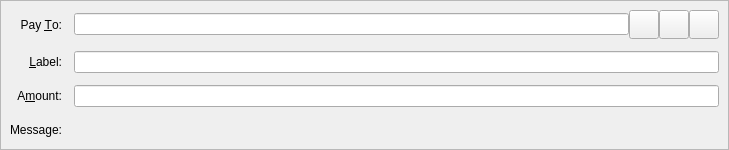
<?xml version="1.0" encoding="UTF-8"?>
<ui version="4.0">
 <class>SendCoinsEntry</class>
 <widget class="QStackedWidget" name="SendCoinsEntry">
  <property name="geometry">
   <rect>
    <x>0</x>
    <y>0</y>
    <width>729</width>
    <height>150</height>
   </rect>
  </property>
  <property name="focusPolicy">
   <enum>Qt::TabFocus</enum>
  </property>
  <property name="autoFillBackground">
   <bool>false</bool>
  </property>
  <widget class="QFrame" name="SendCoins">
   <property name="toolTip">
    <string>This is a normal payment.</string>
   </property>
   <property name="frameShape">
    <enum>QFrame::StyledPanel</enum>
   </property>
   <property name="frameShadow">
    <enum>QFrame::Sunken</enum>
   </property>
   <layout class="QGridLayout" name="gridLayout">
    <property name="spacing">
     <number>12</number>
    </property>
    <item row="0" column="0">
     <widget class="QLabel" name="payToLabel">
      <property name="text">
       <string>Pay &amp;To:</string>
      </property>
      <property name="alignment">
       <set>Qt::AlignRight|Qt::AlignTrailing|Qt::AlignVCenter</set>
      </property>
      <property name="buddy">
       <cstring>payTo</cstring>
      </property>
     </widget>
    </item>
    <item row="0" column="1">
     <layout class="QHBoxLayout" name="payToLayout">
      <property name="spacing">
       <number>0</number>
      </property>
      <item>
       <widget class="QValidatedLineEdit" name="payTo">
        <property name="toolTip">
         <string>The Prototanium address to send the payment to</string>
        </property>
       </widget>
      </item>
      <item>
       <widget class="QToolButton" name="addressBookButton">
        <property name="toolTip">
         <string>Choose previously used address</string>
        </property>
        <property name="text">
         <string/>
        </property>
        <property name="icon">
         <iconset resource="../bitcoin.qrc">
          <normaloff>:/icons/address-book</normaloff>:/icons/address-book</iconset>
        </property>
        <property name="iconSize">
         <size>
          <width>22</width>
          <height>22</height>
         </size>
        </property>
        <property name="shortcut">
         <string>Alt+A</string>
        </property>
       </widget>
      </item>
      <item>
       <widget class="QToolButton" name="pasteButton">
        <property name="toolTip">
         <string>Paste address from clipboard</string>
        </property>
        <property name="text">
         <string/>
        </property>
        <property name="icon">
         <iconset resource="../bitcoin.qrc">
          <normaloff>:/icons/editpaste</normaloff>:/icons/editpaste</iconset>
        </property>
        <property name="iconSize">
         <size>
          <width>22</width>
          <height>22</height>
         </size>
        </property>
        <property name="shortcut">
         <string>Alt+P</string>
        </property>
       </widget>
      </item>
      <item>
       <widget class="QToolButton" name="deleteButton">
        <property name="toolTip">
         <string>Remove this entry</string>
        </property>
        <property name="text">
         <string/>
        </property>
        <property name="icon">
         <iconset resource="../bitcoin.qrc">
          <normaloff>:/icons/remove</normaloff>:/icons/remove</iconset>
        </property>
        <property name="iconSize">
         <size>
          <width>22</width>
          <height>22</height>
         </size>
        </property>
       </widget>
      </item>
     </layout>
    </item>
    <item row="1" column="0">
     <widget class="QLabel" name="labellLabel">
      <property name="text">
       <string>&amp;Label:</string>
      </property>
      <property name="alignment">
       <set>Qt::AlignRight|Qt::AlignTrailing|Qt::AlignVCenter</set>
      </property>
      <property name="buddy">
       <cstring>addAsLabel</cstring>
      </property>
     </widget>
    </item>
    <item row="1" column="1">
     <widget class="QLineEdit" name="addAsLabel">
      <property name="toolTip">
       <string>Enter a label for this address to add it to the list of used addresses</string>
      </property>
     </widget>
    </item>
    <item row="2" column="0">
     <widget class="QLabel" name="amountLabel">
      <property name="text">
       <string>A&amp;mount:</string>
      </property>
      <property name="alignment">
       <set>Qt::AlignRight|Qt::AlignTrailing|Qt::AlignVCenter</set>
      </property>
      <property name="buddy">
       <cstring>payAmount</cstring>
      </property>
     </widget>
    </item>
    <item row="2" column="1">
     <widget class="BitcoinAmountField" name="payAmount"/>
    </item>
    <item row="3" column="0">
     <widget class="QLabel" name="messageLabel">
      <property name="text">
       <string>Message:</string>
      </property>
      <property name="alignment">
       <set>Qt::AlignRight|Qt::AlignTrailing|Qt::AlignVCenter</set>
      </property>
     </widget>
    </item>
    <item row="3" column="1">
     <widget class="QLabel" name="messageTextLabel">
      <property name="toolTip">
       <string>A message that was attached to the prototanium: URI which will be stored with the transaction for your reference. Note: This message will not be sent over the Prototanium network.</string>
      </property>
      <property name="textFormat">
       <enum>Qt::PlainText</enum>
      </property>
     </widget>
    </item>
   </layout>
  </widget>
  <widget class="QFrame" name="SendCoins_InsecurePaymentRequest">
   <property name="palette">
    <palette>
     <active>
      <colorrole role="WindowText">
       <brush brushstyle="SolidPattern">
        <color alpha="255">
         <red>0</red>
         <green>0</green>
         <blue>0</blue>
        </color>
       </brush>
      </colorrole>
      <colorrole role="Button">
       <brush brushstyle="SolidPattern">
        <color alpha="255">
         <red>255</red>
         <green>255</green>
         <blue>127</blue>
        </color>
       </brush>
      </colorrole>
      <colorrole role="Light">
       <brush brushstyle="SolidPattern">
        <color alpha="255">
         <red>255</red>
         <green>255</green>
         <blue>255</blue>
        </color>
       </brush>
      </colorrole>
      <colorrole role="Midlight">
       <brush brushstyle="SolidPattern">
        <color alpha="255">
         <red>255</red>
         <green>255</green>
         <blue>191</blue>
        </color>
       </brush>
      </colorrole>
      <colorrole role="Dark">
       <brush brushstyle="SolidPattern">
        <color alpha="255">
         <red>127</red>
         <green>127</green>
         <blue>63</blue>
        </color>
       </brush>
      </colorrole>
      <colorrole role="Mid">
       <brush brushstyle="SolidPattern">
        <color alpha="255">
         <red>170</red>
         <green>170</green>
         <blue>84</blue>
        </color>
       </brush>
      </colorrole>
      <colorrole role="Text">
       <brush brushstyle="SolidPattern">
        <color alpha="255">
         <red>0</red>
         <green>0</green>
         <blue>0</blue>
        </color>
       </brush>
      </colorrole>
      <colorrole role="BrightText">
       <brush brushstyle="SolidPattern">
        <color alpha="255">
         <red>255</red>
         <green>255</green>
         <blue>255</blue>
        </color>
       </brush>
      </colorrole>
      <colorrole role="ButtonText">
       <brush brushstyle="SolidPattern">
        <color alpha="255">
         <red>0</red>
         <green>0</green>
         <blue>0</blue>
        </color>
       </brush>
      </colorrole>
      <colorrole role="Base">
       <brush brushstyle="SolidPattern">
        <color alpha="255">
         <red>255</red>
         <green>255</green>
         <blue>255</blue>
        </color>
       </brush>
      </colorrole>
      <colorrole role="Window">
       <brush brushstyle="SolidPattern">
        <color alpha="255">
         <red>255</red>
         <green>255</green>
         <blue>127</blue>
        </color>
       </brush>
      </colorrole>
      <colorrole role="Shadow">
       <brush brushstyle="SolidPattern">
        <color alpha="255">
         <red>0</red>
         <green>0</green>
         <blue>0</blue>
        </color>
       </brush>
      </colorrole>
      <colorrole role="AlternateBase">
       <brush brushstyle="SolidPattern">
        <color alpha="255">
         <red>255</red>
         <green>255</green>
         <blue>191</blue>
        </color>
       </brush>
      </colorrole>
      <colorrole role="ToolTipBase">
       <brush brushstyle="SolidPattern">
        <color alpha="255">
         <red>255</red>
         <green>255</green>
         <blue>220</blue>
        </color>
       </brush>
      </colorrole>
      <colorrole role="ToolTipText">
       <brush brushstyle="SolidPattern">
        <color alpha="255">
         <red>0</red>
         <green>0</green>
         <blue>0</blue>
        </color>
       </brush>
      </colorrole>
     </active>
     <inactive>
      <colorrole role="WindowText">
       <brush brushstyle="SolidPattern">
        <color alpha="255">
         <red>0</red>
         <green>0</green>
         <blue>0</blue>
        </color>
       </brush>
      </colorrole>
      <colorrole role="Button">
       <brush brushstyle="SolidPattern">
        <color alpha="255">
         <red>255</red>
         <green>255</green>
         <blue>127</blue>
        </color>
       </brush>
      </colorrole>
      <colorrole role="Light">
       <brush brushstyle="SolidPattern">
        <color alpha="255">
         <red>255</red>
         <green>255</green>
         <blue>255</blue>
        </color>
       </brush>
      </colorrole>
      <colorrole role="Midlight">
       <brush brushstyle="SolidPattern">
        <color alpha="255">
         <red>255</red>
         <green>255</green>
         <blue>191</blue>
        </color>
       </brush>
      </colorrole>
      <colorrole role="Dark">
       <brush brushstyle="SolidPattern">
        <color alpha="255">
         <red>127</red>
         <green>127</green>
         <blue>63</blue>
        </color>
       </brush>
      </colorrole>
      <colorrole role="Mid">
       <brush brushstyle="SolidPattern">
        <color alpha="255">
         <red>170</red>
         <green>170</green>
         <blue>84</blue>
        </color>
       </brush>
      </colorrole>
      <colorrole role="Text">
       <brush brushstyle="SolidPattern">
        <color alpha="255">
         <red>0</red>
         <green>0</green>
         <blue>0</blue>
        </color>
       </brush>
      </colorrole>
      <colorrole role="BrightText">
       <brush brushstyle="SolidPattern">
        <color alpha="255">
         <red>255</red>
         <green>255</green>
         <blue>255</blue>
        </color>
       </brush>
      </colorrole>
      <colorrole role="ButtonText">
       <brush brushstyle="SolidPattern">
        <color alpha="255">
         <red>0</red>
         <green>0</green>
         <blue>0</blue>
        </color>
       </brush>
      </colorrole>
      <colorrole role="Base">
       <brush brushstyle="SolidPattern">
        <color alpha="255">
         <red>255</red>
         <green>255</green>
         <blue>255</blue>
        </color>
       </brush>
      </colorrole>
      <colorrole role="Window">
       <brush brushstyle="SolidPattern">
        <color alpha="255">
         <red>255</red>
         <green>255</green>
         <blue>127</blue>
        </color>
       </brush>
      </colorrole>
      <colorrole role="Shadow">
       <brush brushstyle="SolidPattern">
        <color alpha="255">
         <red>0</red>
         <green>0</green>
         <blue>0</blue>
        </color>
       </brush>
      </colorrole>
      <colorrole role="AlternateBase">
       <brush brushstyle="SolidPattern">
        <color alpha="255">
         <red>255</red>
         <green>255</green>
         <blue>191</blue>
        </color>
       </brush>
      </colorrole>
      <colorrole role="ToolTipBase">
       <brush brushstyle="SolidPattern">
        <color alpha="255">
         <red>255</red>
         <green>255</green>
         <blue>220</blue>
        </color>
       </brush>
      </colorrole>
      <colorrole role="ToolTipText">
       <brush brushstyle="SolidPattern">
        <color alpha="255">
         <red>0</red>
         <green>0</green>
         <blue>0</blue>
        </color>
       </brush>
      </colorrole>
     </inactive>
     <disabled>
      <colorrole role="WindowText">
       <brush brushstyle="SolidPattern">
        <color alpha="255">
         <red>127</red>
         <green>127</green>
         <blue>63</blue>
        </color>
       </brush>
      </colorrole>
      <colorrole role="Button">
       <brush brushstyle="SolidPattern">
        <color alpha="255">
         <red>255</red>
         <green>255</green>
         <blue>127</blue>
        </color>
       </brush>
      </colorrole>
      <colorrole role="Light">
       <brush brushstyle="SolidPattern">
        <color alpha="255">
         <red>255</red>
         <green>255</green>
         <blue>255</blue>
        </color>
       </brush>
      </colorrole>
      <colorrole role="Midlight">
       <brush brushstyle="SolidPattern">
        <color alpha="255">
         <red>255</red>
         <green>255</green>
         <blue>191</blue>
        </color>
       </brush>
      </colorrole>
      <colorrole role="Dark">
       <brush brushstyle="SolidPattern">
        <color alpha="255">
         <red>127</red>
         <green>127</green>
         <blue>63</blue>
        </color>
       </brush>
      </colorrole>
      <colorrole role="Mid">
       <brush brushstyle="SolidPattern">
        <color alpha="255">
         <red>170</red>
         <green>170</green>
         <blue>84</blue>
        </color>
       </brush>
      </colorrole>
      <colorrole role="Text">
       <brush brushstyle="SolidPattern">
        <color alpha="255">
         <red>127</red>
         <green>127</green>
         <blue>63</blue>
        </color>
       </brush>
      </colorrole>
      <colorrole role="BrightText">
       <brush brushstyle="SolidPattern">
        <color alpha="255">
         <red>255</red>
         <green>255</green>
         <blue>255</blue>
        </color>
       </brush>
      </colorrole>
      <colorrole role="ButtonText">
       <brush brushstyle="SolidPattern">
        <color alpha="255">
         <red>127</red>
         <green>127</green>
         <blue>63</blue>
        </color>
       </brush>
      </colorrole>
      <colorrole role="Base">
       <brush brushstyle="SolidPattern">
        <color alpha="255">
         <red>255</red>
         <green>255</green>
         <blue>127</blue>
        </color>
       </brush>
      </colorrole>
      <colorrole role="Window">
       <brush brushstyle="SolidPattern">
        <color alpha="255">
         <red>255</red>
         <green>255</green>
         <blue>127</blue>
        </color>
       </brush>
      </colorrole>
      <colorrole role="Shadow">
       <brush brushstyle="SolidPattern">
        <color alpha="255">
         <red>0</red>
         <green>0</green>
         <blue>0</blue>
        </color>
       </brush>
      </colorrole>
      <colorrole role="AlternateBase">
       <brush brushstyle="SolidPattern">
        <color alpha="255">
         <red>255</red>
         <green>255</green>
         <blue>127</blue>
        </color>
       </brush>
      </colorrole>
      <colorrole role="ToolTipBase">
       <brush brushstyle="SolidPattern">
        <color alpha="255">
         <red>255</red>
         <green>255</green>
         <blue>220</blue>
        </color>
       </brush>
      </colorrole>
      <colorrole role="ToolTipText">
       <brush brushstyle="SolidPattern">
        <color alpha="255">
         <red>0</red>
         <green>0</green>
         <blue>0</blue>
        </color>
       </brush>
      </colorrole>
     </disabled>
    </palette>
   </property>
   <property name="toolTip">
    <string>This is an unverified payment request.</string>
   </property>
   <property name="autoFillBackground">
    <bool>true</bool>
   </property>
   <property name="frameShape">
    <enum>QFrame::StyledPanel</enum>
   </property>
   <property name="frameShadow">
    <enum>QFrame::Sunken</enum>
   </property>
   <layout class="QGridLayout" name="gridLayout_is">
    <property name="spacing">
     <number>12</number>
    </property>
    <item row="0" column="0">
     <widget class="QLabel" name="payToLabel_is">
      <property name="text">
       <string>Pay To:</string>
      </property>
      <property name="alignment">
       <set>Qt::AlignRight|Qt::AlignTrailing|Qt::AlignVCenter</set>
      </property>
     </widget>
    </item>
    <item row="0" column="1">
     <layout class="QHBoxLayout" name="payToLayout_is">
      <property name="spacing">
       <number>0</number>
      </property>
      <item>
       <widget class="QLabel" name="payTo_is"/>
      </item>
      <item>
       <widget class="QToolButton" name="deleteButton_is">
        <property name="toolTip">
         <string>Remove this entry</string>
        </property>
        <property name="text">
         <string/>
        </property>
        <property name="icon">
         <iconset resource="../bitcoin.qrc">
          <normaloff>:/icons/remove</normaloff>:/icons/remove</iconset>
        </property>
       </widget>
      </item>
     </layout>
    </item>
    <item row="1" column="0">
     <widget class="QLabel" name="memoLabel_is">
      <property name="text">
       <string>Memo:</string>
      </property>
      <property name="alignment">
       <set>Qt::AlignRight|Qt::AlignTrailing|Qt::AlignVCenter</set>
      </property>
     </widget>
    </item>
    <item row="1" column="1">
     <widget class="QLabel" name="memoTextLabel_is">
      <property name="textFormat">
       <enum>Qt::PlainText</enum>
      </property>
     </widget>
    </item>
    <item row="2" column="0">
     <widget class="QLabel" name="amountLabel_is">
      <property name="text">
       <string>A&amp;mount:</string>
      </property>
      <property name="alignment">
       <set>Qt::AlignRight|Qt::AlignTrailing|Qt::AlignVCenter</set>
      </property>
      <property name="buddy">
       <cstring>payAmount_is</cstring>
      </property>
     </widget>
    </item>
    <item row="2" column="1">
     <widget class="BitcoinAmountField" name="payAmount_is">
      <property name="acceptDrops">
       <bool>false</bool>
      </property>
     </widget>
    </item>
   </layout>
  </widget>
  <widget class="QFrame" name="SendCoins_SecurePaymentRequest">
   <property name="palette">
    <palette>
     <active>
      <colorrole role="WindowText">
       <brush brushstyle="SolidPattern">
        <color alpha="255">
         <red>0</red>
         <green>0</green>
         <blue>0</blue>
        </color>
       </brush>
      </colorrole>
      <colorrole role="Button">
       <brush brushstyle="SolidPattern">
        <color alpha="255">
         <red>140</red>
         <green>232</green>
         <blue>119</blue>
        </color>
       </brush>
      </colorrole>
      <colorrole role="Light">
       <brush brushstyle="SolidPattern">
        <color alpha="255">
         <red>230</red>
         <green>255</green>
         <blue>224</blue>
        </color>
       </brush>
      </colorrole>
      <colorrole role="Midlight">
       <brush brushstyle="SolidPattern">
        <color alpha="255">
         <red>185</red>
         <green>243</green>
         <blue>171</blue>
        </color>
       </brush>
      </colorrole>
      <colorrole role="Dark">
       <brush brushstyle="SolidPattern">
        <color alpha="255">
         <red>70</red>
         <green>116</green>
         <blue>59</blue>
        </color>
       </brush>
      </colorrole>
      <colorrole role="Mid">
       <brush brushstyle="SolidPattern">
        <color alpha="255">
         <red>93</red>
         <green>155</green>
         <blue>79</blue>
        </color>
       </brush>
      </colorrole>
      <colorrole role="Text">
       <brush brushstyle="SolidPattern">
        <color alpha="255">
         <red>0</red>
         <green>0</green>
         <blue>0</blue>
        </color>
       </brush>
      </colorrole>
      <colorrole role="BrightText">
       <brush brushstyle="SolidPattern">
        <color alpha="255">
         <red>155</red>
         <green>255</green>
         <blue>147</blue>
        </color>
       </brush>
      </colorrole>
      <colorrole role="ButtonText">
       <brush brushstyle="SolidPattern">
        <color alpha="255">
         <red>0</red>
         <green>0</green>
         <blue>0</blue>
        </color>
       </brush>
      </colorrole>
      <colorrole role="Base">
       <brush brushstyle="SolidPattern">
        <color alpha="255">
         <red>119</red>
         <green>255</green>
         <blue>233</blue>
        </color>
       </brush>
      </colorrole>
      <colorrole role="Window">
       <brush brushstyle="SolidPattern">
        <color alpha="255">
         <red>140</red>
         <green>232</green>
         <blue>119</blue>
        </color>
       </brush>
      </colorrole>
      <colorrole role="Shadow">
       <brush brushstyle="SolidPattern">
        <color alpha="255">
         <red>0</red>
         <green>0</green>
         <blue>0</blue>
        </color>
       </brush>
      </colorrole>
      <colorrole role="AlternateBase">
       <brush brushstyle="SolidPattern">
        <color alpha="255">
         <red>197</red>
         <green>243</green>
         <blue>187</blue>
        </color>
       </brush>
      </colorrole>
      <colorrole role="NoRole">
       <brush brushstyle="SolidPattern">
        <color alpha="255">
         <red>125</red>
         <green>194</green>
         <blue>122</blue>
        </color>
       </brush>
      </colorrole>
      <colorrole role="ToolTipBase">
       <brush brushstyle="SolidPattern">
        <color alpha="255">
         <red>255</red>
         <green>255</green>
         <blue>220</blue>
        </color>
       </brush>
      </colorrole>
      <colorrole role="ToolTipText">
       <brush brushstyle="SolidPattern">
        <color alpha="255">
         <red>0</red>
         <green>0</green>
         <blue>0</blue>
        </color>
       </brush>
      </colorrole>
     </active>
     <inactive>
      <colorrole role="WindowText">
       <brush brushstyle="SolidPattern">
        <color alpha="255">
         <red>0</red>
         <green>0</green>
         <blue>0</blue>
        </color>
       </brush>
      </colorrole>
      <colorrole role="Button">
       <brush brushstyle="SolidPattern">
        <color alpha="255">
         <red>140</red>
         <green>232</green>
         <blue>119</blue>
        </color>
       </brush>
      </colorrole>
      <colorrole role="Light">
       <brush brushstyle="SolidPattern">
        <color alpha="255">
         <red>230</red>
         <green>255</green>
         <blue>224</blue>
        </color>
       </brush>
      </colorrole>
      <colorrole role="Midlight">
       <brush brushstyle="SolidPattern">
        <color alpha="255">
         <red>185</red>
         <green>243</green>
         <blue>171</blue>
        </color>
       </brush>
      </colorrole>
      <colorrole role="Dark">
       <brush brushstyle="SolidPattern">
        <color alpha="255">
         <red>70</red>
         <green>116</green>
         <blue>59</blue>
        </color>
       </brush>
      </colorrole>
      <colorrole role="Mid">
       <brush brushstyle="SolidPattern">
        <color alpha="255">
         <red>93</red>
         <green>155</green>
         <blue>79</blue>
        </color>
       </brush>
      </colorrole>
      <colorrole role="Text">
       <brush brushstyle="SolidPattern">
        <color alpha="255">
         <red>0</red>
         <green>0</green>
         <blue>0</blue>
        </color>
       </brush>
      </colorrole>
      <colorrole role="BrightText">
       <brush brushstyle="SolidPattern">
        <color alpha="255">
         <red>155</red>
         <green>255</green>
         <blue>147</blue>
        </color>
       </brush>
      </colorrole>
      <colorrole role="ButtonText">
       <brush brushstyle="SolidPattern">
        <color alpha="255">
         <red>0</red>
         <green>0</green>
         <blue>0</blue>
        </color>
       </brush>
      </colorrole>
      <colorrole role="Base">
       <brush brushstyle="SolidPattern">
        <color alpha="255">
         <red>119</red>
         <green>255</green>
         <blue>233</blue>
        </color>
       </brush>
      </colorrole>
      <colorrole role="Window">
       <brush brushstyle="SolidPattern">
        <color alpha="255">
         <red>140</red>
         <green>232</green>
         <blue>119</blue>
        </color>
       </brush>
      </colorrole>
      <colorrole role="Shadow">
       <brush brushstyle="SolidPattern">
        <color alpha="255">
         <red>0</red>
         <green>0</green>
         <blue>0</blue>
        </color>
       </brush>
      </colorrole>
      <colorrole role="AlternateBase">
       <brush brushstyle="SolidPattern">
        <color alpha="255">
         <red>197</red>
         <green>243</green>
         <blue>187</blue>
        </color>
       </brush>
      </colorrole>
      <colorrole role="NoRole">
       <brush brushstyle="SolidPattern">
        <color alpha="255">
         <red>125</red>
         <green>194</green>
         <blue>122</blue>
        </color>
       </brush>
      </colorrole>
      <colorrole role="ToolTipBase">
       <brush brushstyle="SolidPattern">
        <color alpha="255">
         <red>255</red>
         <green>255</green>
         <blue>220</blue>
        </color>
       </brush>
      </colorrole>
      <colorrole role="ToolTipText">
       <brush brushstyle="SolidPattern">
        <color alpha="255">
         <red>0</red>
         <green>0</green>
         <blue>0</blue>
        </color>
       </brush>
      </colorrole>
     </inactive>
     <disabled>
      <colorrole role="WindowText">
       <brush brushstyle="SolidPattern">
        <color alpha="255">
         <red>70</red>
         <green>116</green>
         <blue>59</blue>
        </color>
       </brush>
      </colorrole>
      <colorrole role="Button">
       <brush brushstyle="SolidPattern">
        <color alpha="255">
         <red>140</red>
         <green>232</green>
         <blue>119</blue>
        </color>
       </brush>
      </colorrole>
      <colorrole role="Light">
       <brush brushstyle="SolidPattern">
        <color alpha="255">
         <red>230</red>
         <green>255</green>
         <blue>224</blue>
        </color>
       </brush>
      </colorrole>
      <colorrole role="Midlight">
       <brush brushstyle="SolidPattern">
        <color alpha="255">
         <red>185</red>
         <green>243</green>
         <blue>171</blue>
        </color>
       </brush>
      </colorrole>
      <colorrole role="Dark">
       <brush brushstyle="SolidPattern">
        <color alpha="255">
         <red>70</red>
         <green>116</green>
         <blue>59</blue>
        </color>
       </brush>
      </colorrole>
      <colorrole role="Mid">
       <brush brushstyle="SolidPattern">
        <color alpha="255">
         <red>93</red>
         <green>155</green>
         <blue>79</blue>
        </color>
       </brush>
      </colorrole>
      <colorrole role="Text">
       <brush brushstyle="SolidPattern">
        <color alpha="255">
         <red>70</red>
         <green>116</green>
         <blue>59</blue>
        </color>
       </brush>
      </colorrole>
      <colorrole role="BrightText">
       <brush brushstyle="SolidPattern">
        <color alpha="255">
         <red>155</red>
         <green>255</green>
         <blue>147</blue>
        </color>
       </brush>
      </colorrole>
      <colorrole role="ButtonText">
       <brush brushstyle="SolidPattern">
        <color alpha="255">
         <red>70</red>
         <green>116</green>
         <blue>59</blue>
        </color>
       </brush>
      </colorrole>
      <colorrole role="Base">
       <brush brushstyle="SolidPattern">
        <color alpha="255">
         <red>140</red>
         <green>232</green>
         <blue>119</blue>
        </color>
       </brush>
      </colorrole>
      <colorrole role="Window">
       <brush brushstyle="SolidPattern">
        <color alpha="255">
         <red>140</red>
         <green>232</green>
         <blue>119</blue>
        </color>
       </brush>
      </colorrole>
      <colorrole role="Shadow">
       <brush brushstyle="SolidPattern">
        <color alpha="255">
         <red>0</red>
         <green>0</green>
         <blue>0</blue>
        </color>
       </brush>
      </colorrole>
      <colorrole role="AlternateBase">
       <brush brushstyle="SolidPattern">
        <color alpha="255">
         <red>140</red>
         <green>232</green>
         <blue>119</blue>
        </color>
       </brush>
      </colorrole>
      <colorrole role="NoRole">
       <brush brushstyle="SolidPattern">
        <color alpha="255">
         <red>125</red>
         <green>194</green>
         <blue>122</blue>
        </color>
       </brush>
      </colorrole>
      <colorrole role="ToolTipBase">
       <brush brushstyle="SolidPattern">
        <color alpha="255">
         <red>255</red>
         <green>255</green>
         <blue>220</blue>
        </color>
       </brush>
      </colorrole>
      <colorrole role="ToolTipText">
       <brush brushstyle="SolidPattern">
        <color alpha="255">
         <red>0</red>
         <green>0</green>
         <blue>0</blue>
        </color>
       </brush>
      </colorrole>
     </disabled>
    </palette>
   </property>
   <property name="toolTip">
    <string>This is a verified payment request.</string>
   </property>
   <property name="autoFillBackground">
    <bool>true</bool>
   </property>
   <property name="frameShape">
    <enum>QFrame::StyledPanel</enum>
   </property>
   <property name="frameShadow">
    <enum>QFrame::Sunken</enum>
   </property>
   <layout class="QGridLayout" name="gridLayout_s">
    <property name="spacing">
     <number>12</number>
    </property>
    <item row="0" column="0">
     <widget class="QLabel" name="payToLabel_s">
      <property name="text">
       <string>Pay To:</string>
      </property>
      <property name="alignment">
       <set>Qt::AlignRight|Qt::AlignTrailing|Qt::AlignVCenter</set>
      </property>
     </widget>
    </item>
    <item row="0" column="1">
     <layout class="QHBoxLayout" name="payToLayout_s">
      <property name="spacing">
       <number>0</number>
      </property>
      <item>
       <widget class="QLabel" name="payTo_s">
        <property name="textFormat">
         <enum>Qt::PlainText</enum>
        </property>
       </widget>
      </item>
      <item>
       <widget class="QToolButton" name="deleteButton_s">
        <property name="toolTip">
         <string>Remove this entry</string>
        </property>
        <property name="text">
         <string/>
        </property>
        <property name="icon">
         <iconset resource="../bitcoin.qrc">
          <normaloff>:/icons/remove</normaloff>:/icons/remove</iconset>
        </property>
       </widget>
      </item>
     </layout>
    </item>
    <item row="1" column="0">
     <widget class="QLabel" name="memoLabel_s">
      <property name="text">
       <string>Memo:</string>
      </property>
      <property name="alignment">
       <set>Qt::AlignRight|Qt::AlignTrailing|Qt::AlignVCenter</set>
      </property>
     </widget>
    </item>
    <item row="1" column="1">
     <widget class="QLabel" name="memoTextLabel_s">
      <property name="textFormat">
       <enum>Qt::PlainText</enum>
      </property>
     </widget>
    </item>
    <item row="2" column="0">
     <widget class="QLabel" name="amountLabel_s">
      <property name="text">
       <string>A&amp;mount:</string>
      </property>
      <property name="alignment">
       <set>Qt::AlignRight|Qt::AlignTrailing|Qt::AlignVCenter</set>
      </property>
      <property name="buddy">
       <cstring>payAmount_s</cstring>
      </property>
     </widget>
    </item>
    <item row="2" column="1">
     <widget class="BitcoinAmountField" name="payAmount_s">
      <property name="acceptDrops">
       <bool>false</bool>
      </property>
     </widget>
    </item>
   </layout>
  </widget>
 </widget>
 <customwidgets>
  <customwidget>
   <class>QValidatedLineEdit</class>
   <extends>QLineEdit</extends>
   <header>qvalidatedlineedit.h</header>
  </customwidget>
  <customwidget>
   <class>BitcoinAmountField</class>
   <extends>QLineEdit</extends>
   <header>bitcoinamountfield.h</header>
  </customwidget>
 </customwidgets>
 <tabstops>
  <tabstop>payTo</tabstop>
  <tabstop>addressBookButton</tabstop>
  <tabstop>pasteButton</tabstop>
  <tabstop>deleteButton</tabstop>
  <tabstop>addAsLabel</tabstop>
  <tabstop>payAmount</tabstop>
  <tabstop>payAmount_is</tabstop>
  <tabstop>deleteButton_is</tabstop>
  <tabstop>payAmount_s</tabstop>
  <tabstop>deleteButton_s</tabstop>
 </tabstops>
 <resources>
  <include location="../bitcoin.qrc"/>
 </resources>
 <connections/>
</ui>
